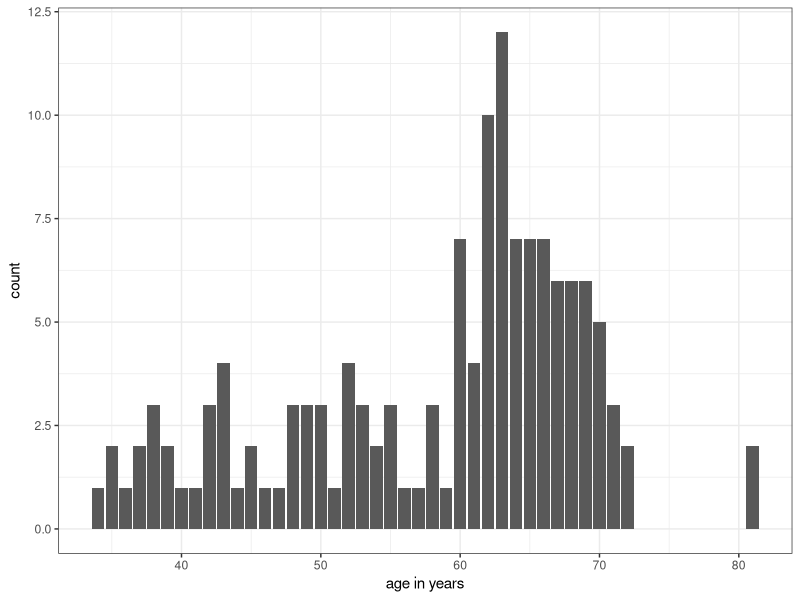
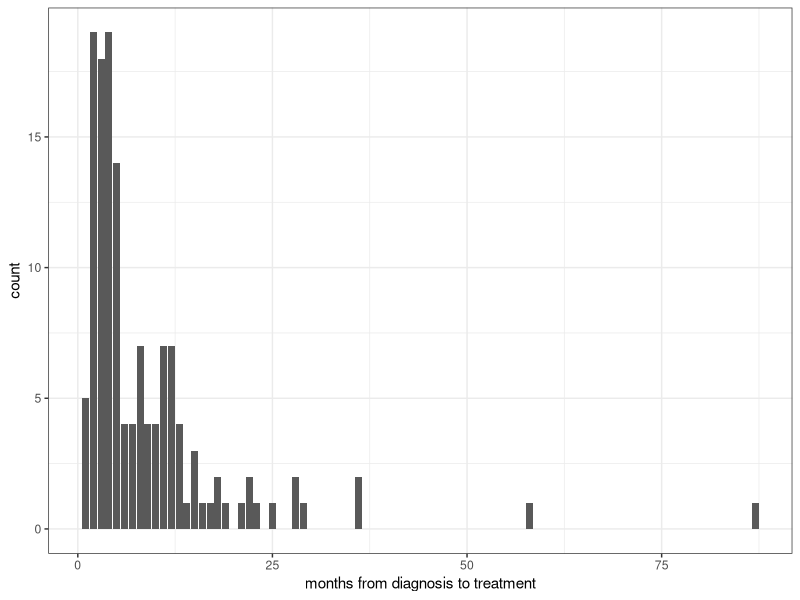
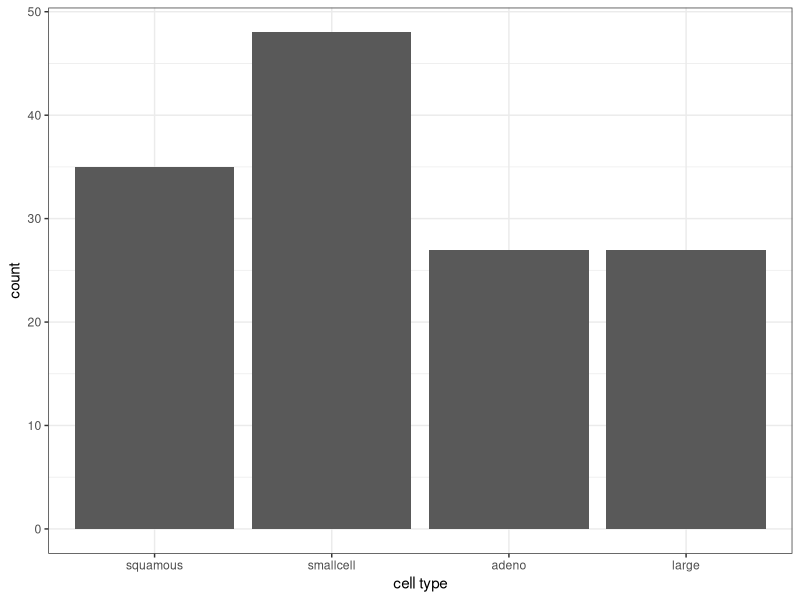
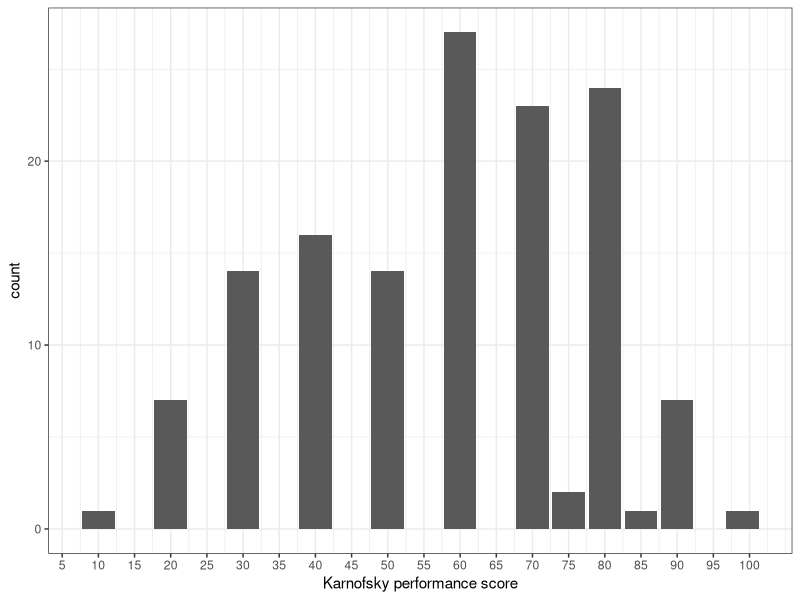
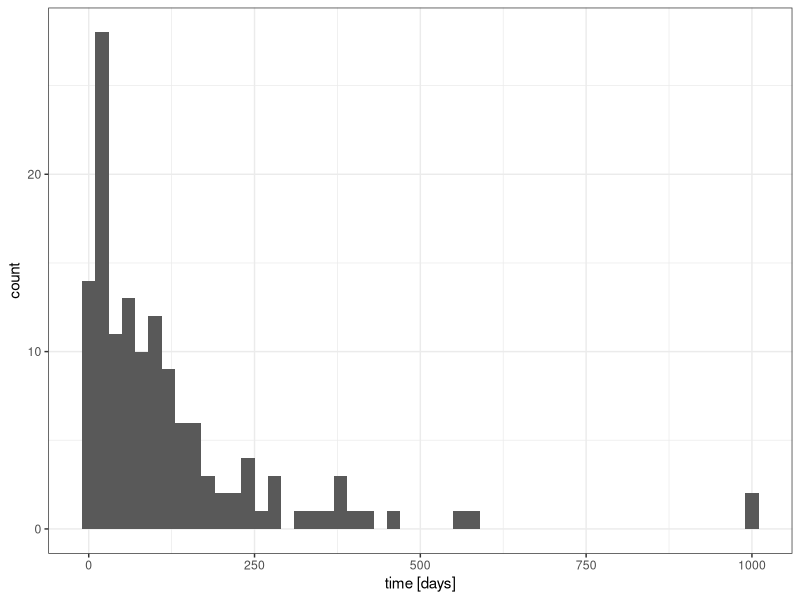

These figures' R source, in order: (Note: this script raises an error after producing the figures.)
## ---- chunk 1
library(survival)
## ---- chunk 2
dat <- veteran
summary(veteran)
## ---- chunk 3
# preprocess: standard=0, test=1
dat$trt <- dat$trt - 1
treatment <- factor(dat$trt, levels=c(0,1), labels=c("standard", "test"))
table(treatment)
## ---- chunk 4
library(ggplot2)
ggplot(dat, aes(x=age)) + 
    geom_bar() + 
    xlab("age in years") +
    theme_bw()
## ---- chunk 5
ggplot(dat, aes(diagtime)) +
    geom_bar() + 
    xlab("months from diagnosis to treatment") +
    theme_bw()
## ---- chunk 6
ggplot(dat, aes(x=celltype)) + 
    geom_bar() + 
    xlab("cell type") + 
    theme_bw()
## ---- chunk 7
# preprocess, prior therapy 1=yes, 0=no
dat$prior <- dat$prior / 10
prior <- factor(dat$prior, levels=c(0,1), labels=c("no", "yes"))
table(prior)
## ---- chunk 8
ggplot(dat, aes(x=karno)) + 
    geom_bar() + 
    xlab("Karnofsky performance score") + 
    scale_x_continuous(breaks = seq(0, 100, by=5)) +
    theme_bw()
## ---- chunk 9
ggplot(dat, aes(x=time)) + 
    geom_histogram(binwidth=20) + 
    xlab("time [days]") + 
    theme_bw()
## ---- chunk 10
status <- factor(dat$status, levels=c(0, 1), labels = c("censored", "death"))
table(status)
## ---- chunk 11
# store preprocessed dataset
write.csv(dat, "../data/veteran_preprocessed.csv")
## ---- chunk 12

time <- c(2, 3, 3, 4, 4, 6, 7, 8, 10, 10)
event <- c(1, 1, 0, 1, 1, 0, 1, 0, 0, 1)

KM_curve <- function(time, event) {
  df <- data.frame(time = time, event = event)
  curve <- data.frame(time = c(0, unique(time)), proba = c(NA), censor = c(NA))

  S <- 1

  for (i in seq_along(curve$time)) {

    t <- curve$time[i]
    
    d <- sum(df[df$time == t,]$event)
    n <- nrow(df[df$time >= t,])

    S <- S * (1 - d/n)
    curve[i, "proba"] <- S

    cens <- sum(df[df$time == t,]$event - 1) < 0
    curve[i, "censor"] <- cens    
  }

  return(curve)
}

curve <- KM_curve(time, event)
curve
## ---- chunk 13

plot_survival_curve <- function(curve) {
  ggplot(curve, aes(x = time, y = proba)) +
    ylim(0, 1) +
    geom_step() +
    geom_point(data = subset(curve, censor == TRUE), aes(x = time, y = proba),
               color = "red", size = 2) +
    theme_minimal() +
    labs(x = "Time", y = "Probability", title = "Kaplan-Meier Survival Curve")
}

plot_survival_curve(curve)
## ---- chunk 14

dat <- dat[order(dat$time),]
veterans_curve <- KM_curve(dat$time, dat$status)

plot_survival_curve(veterans_curve)
## ---- chunk 15
library('stats')

time <- c(2, 3, 3, 4, 4, 6, 7, 8, 10, 10)
event <- c(1, 1, 0, 1, 1, 0, 1, 0, 0, 1)

moving_average <- function(x, n) {
  filter <- rep(1/n, n)
  stats::filter(x, filter, sides = 1, circular = F)
}

hazard_rate_curve <- function(time, event, filter_size) {
  df <- data.frame(time = time, event = event)
  curve <- data.frame(time = c(0, unique(time)), rate = c(NA), censor = c(NA))

  for (i in seq_along(curve$time)) {

    t <- curve$time[i]
    
    d <- sum(df[df$time == t,]$event)
    n <- nrow(df[df$time >= t,])

    curve[i, "rate"] <- d/n

    cens <- sum(df[df$time == t,]$event - 1) < 0
    curve[i, "censor"] <- cens
  }

  ma <- moving_average(curve$rate, filter_size)
  padding_size <- filter_size - 1
  padded_ma <- c(curve$rate[1:(padding_size)], ma[filter_size:length(curve$rate)])

  curve$rate <- padded_ma
  return(curve)
}

hazard_curve <- hazard_rate_curve(time, event, 3)
## ---- chunk 16

plot_hazard_curve <- function(curve) {
  ggplot(curve, aes(x = time, y = rate)) +
    geom_point(data = subset(curve, censor == TRUE), aes(x = time, y = rate),
               color = "red", size = 2) +
    geom_step() +
    theme_minimal() +
    labs(x = "Time", y = "Hazard Rate", title = "Hazard Rate Curve")
}

plot_hazard_curve(hazard_curve)
## ---- chunk 17

dat <- dat[order(dat$time),]
veterans_hazard_curve <- hazard_rate_curve(dat$time, dat$status, 11)

plot_hazard_curve(veterans_hazard_curve)
